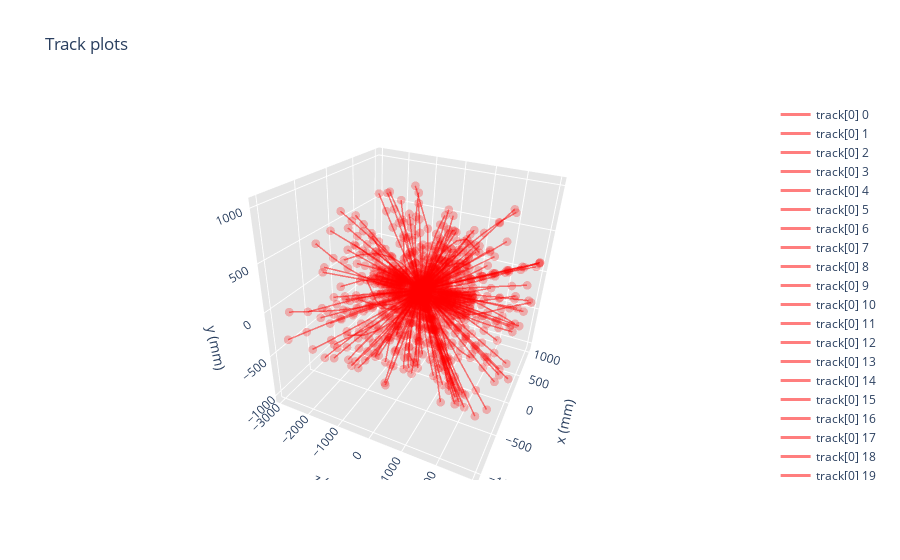

The cell this chart's notebook holds for it:
### Markdown cell above
### Plot

### Code cell
track_plot_list([tracks_final.iloc[:,9:]], n_tracks = 200)
